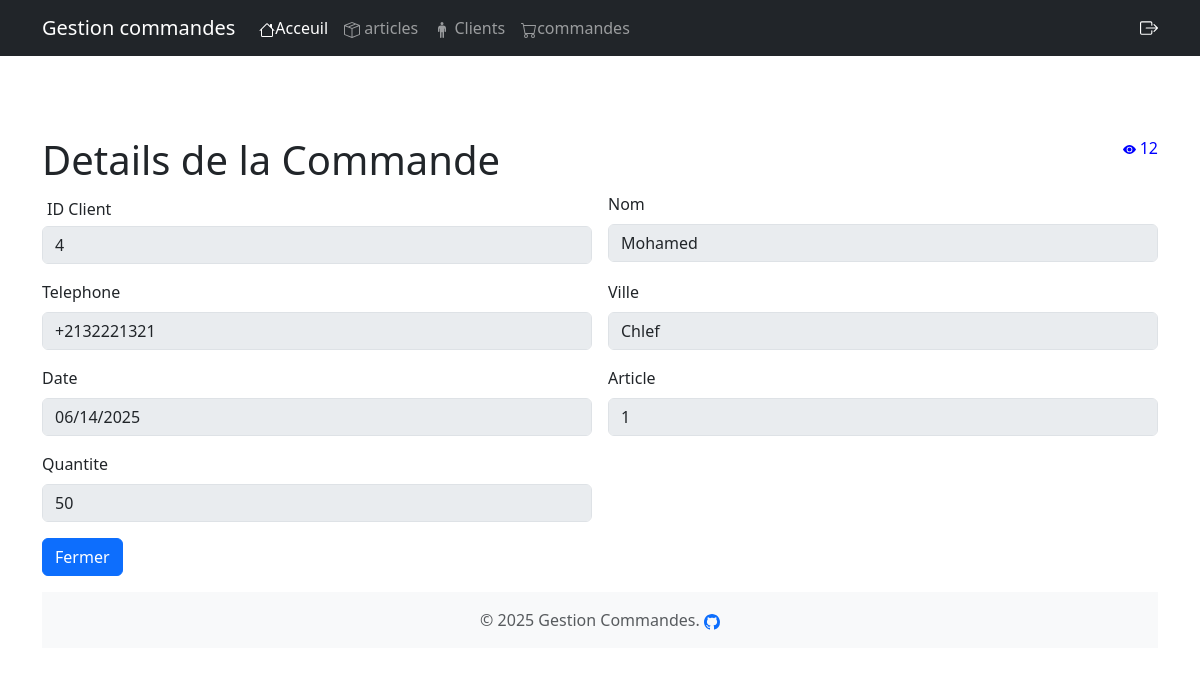
Page /details.php?id=1 on the committed database.
### tables this page shows
CREATE TABLE `commande` (
  `id_commande` int NOT NULL,
  `date_commande` date DEFAULT NULL,
  `id_client` int DEFAULT NULL,
  `vues` int DEFAULT NULL
);

CREATE TABLE `client` (
  `id_client` int NOT NULL,
  `nom` varchar(50) DEFAULT NULL,
  `ville` varchar(255) DEFAULT NULL,
  `telephone` varchar(200) DEFAULT NULL,
  `wilaya_id` int UNSIGNED DEFAULT NULL
);

CREATE TABLE `wilayas` (
  `id_wilaya` int UNSIGNED NOT NULL,
  `code` int NOT NULL,
  `nom_wilaya` varchar(255) NOT NULL
);

CREATE TABLE `ligne_de_commande` (
  `id_commande` int DEFAULT NULL,
  `id_article` int DEFAULT NULL,
  `quantite` int DEFAULT NULL
);

### details.php (the view, shortened to what this page needs)
<?php
include("header.php");
include_once("main.php");
$qeury = "select id_client from client";
$objstmt = $pdo->prepare($qeury);
$objstmt->execute();
$qeury2 = "select id_article from article";
$objstmt2 = $pdo->prepare($qeury2);
$objstmt2->execute();
if (!empty($_GET["id"])) {
    $qeury = "
    SELECT
        c.*,
        lc.id_article,
        lc.quantite,
        cl.nom,
        cl.telephone,
        cl.ville,
        w.nom_wilaya
    FROM commande c
    JOIN client cl ON c.id_client = cl.id_client
    JOIN wilayas w ON cl.wilaya_id = w.id_wilaya
    JOIN ligne_de_commande lc ON lc.id_commande = c.id_commande
    WHERE c.id_commande = :id
";
    $pdostmt = $pdo->prepare($qeury);
    $pdostmt->execute(['id' => $_GET["id"]]);
    $row = $pdostmt->fetch(PDO::FETCH_ASSOC);
    $qeury_views_Select = "select * from commande where id_commande = :id";
    $objstmt_views_select = $pdo->prepare($qeury_views_Select);
    $objstmt_views_select->execute([
        'id' => $row['id_commande']
    ]);
    $row_selected = $objstmt_views_select->fetch(PDO::FETCH_ASSOC);
?>
    <div style="float:right; color:blue">
        <svg xmlns="http://www.w3.org/2000/svg" width="13" height="13" fill="currentColor" class="bi bi-eye-fill" viewBox="0 0 16 16">
            <path d="M10.5 8a2.5 2.5 0 1 1-5 0 2.5 2.5 0 0 1 5 0" />
            <path d="M0 8s3-5.5 8-5.5S16 8 16 8s-3 5.5-8 5.5S0 8 0 8m8 3.5a3.5 3.5 0 1 0 0-7 3.5 3.5 0 0 0 0 7" />
        </svg>
        <?php echo $row_selected['vues'] ?>
    </div>
    <h1 class="mt-5 m" style="margin-top: 7rem !important">Details de la Commande</h1>
    <form class="row g-3" method="get">
        <div class="col-md-6">
            <label for="inputidCL" style="margin: 5px;">ID Client</label>
            <select class="form-control" name="inputidCL" disabled>
                <?php
                foreach ($objstmt->fetchAll(PDO::FETCH_NUM) as $tab) {
                    foreach ($tab as $elements) {
                        if ($row["id_client"] == $elements) {
                            $selected = "selected";
                        } else {
                            $selected = "";
                        }
                        echo  "<option value =" . $elements . " " . $selected . ">" . $elements . "</option> ";
                    }
                }
                ?>
            </select>
        </div>
        <div class="col-md-6">
            <label for="inputdate" class="form-label">Nom</label>
            <input type="text" class="form-control" id="inputdate" name="inputdate" value="<?php echo $row['nom'] ?>" disabled>
        </div>
        <div class="col-md-6">
            <label for="inputdate" class="form-label">Telephone</label>
            <input type="text" class="form-control" id="inputdate" name="inputdate" value="<?php echo $row['telephone'] ?>" disabled>
        </div>
        <div class="col-md-6">
            <label for="inputdate" class="form-label">Ville</label>
            <input type="text" class="form-control" id="inputdate" name="inputdate" value="<?php echo $row['nom_wilaya'] ?>" disabled>
        </div>
        <div class="col-md-6">
            <label for="inputdate" class="form-label">Date</label>
            <input type="Date" class="form-control" id="inputdate" name="inputdate" value="<?php echo $row['date_commande'] ?>" disabled>
        </div>
        <div class="col-md-6">
            <label for="inputarticle" class="form-label">Article</label>
            <select class="form-control" name="inputarticle" disabled>
                <?php
                foreach ($objstmt2->fetchAll(PDO::FETCH_NUM) as $tab) {
                    foreach ($tab as $elements) {
                        if ($row["id_article"] == $elements) {
                            $selected = "selected";
                        } else {
                            $selected = "";
                        }
                        echo  "<option value =" . $elements . " " . $selected . ">" . $elements . "</option> ";
                    }
                }
                ?>
            </select>
        </div>
        <div class="col-md-6">
            <label for="inputqte" class="form-label">Quantite</label>
            <input type="text" class="form-control" id="inputqte" name="inputqte" value="<?php echo $row['quantite'] ?>" disabled>
        </div>
        <div class="col-12">
            <a href="index.php" class="btn btn-primary">Fermer</a>
        </div>
    </form>
<?php
}
include("footer.php")
?>
<link href="https://cdn.jsdelivr.net/npm/bootstrap@5.3.6/dist/css/bootstrap.min.css" rel="stylesheet">

### rows in the picture
commande: vues "12", inputdate "Mohamed", inputdate "+2132221321", inputdate "Chlef", inputdate "06/14/2025", inputqte "50"

### other values in the picture
form field inputidCL "4"
form field inputarticle "1"
